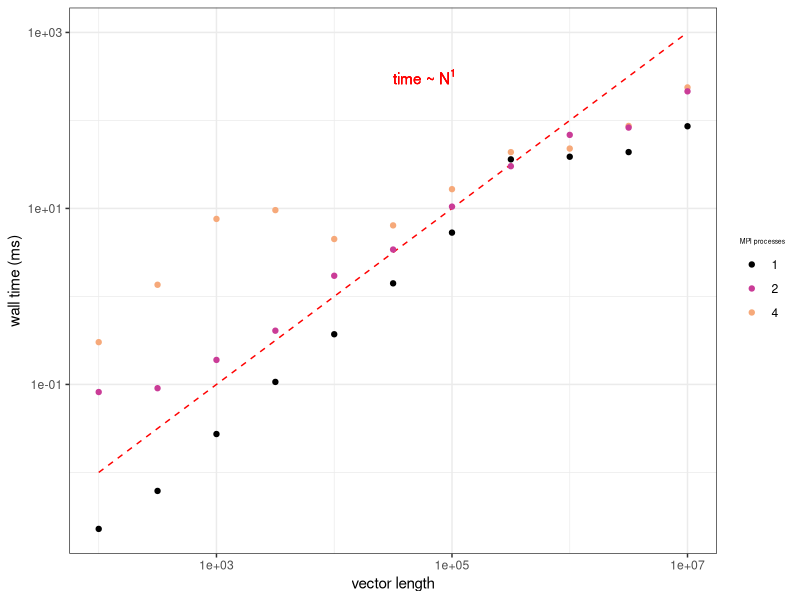
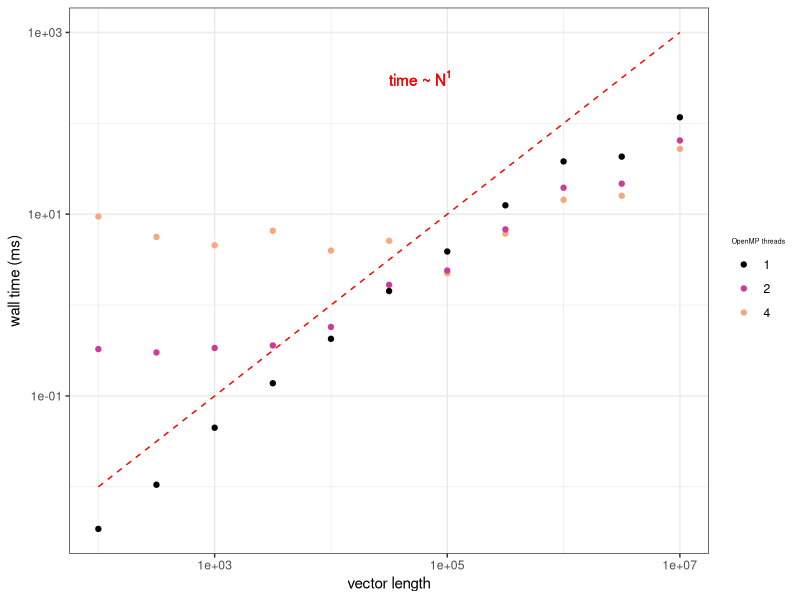
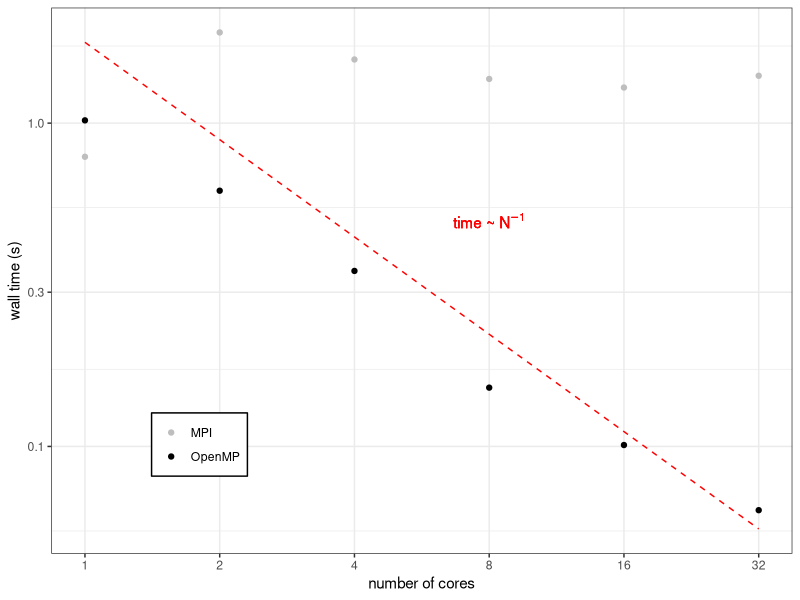
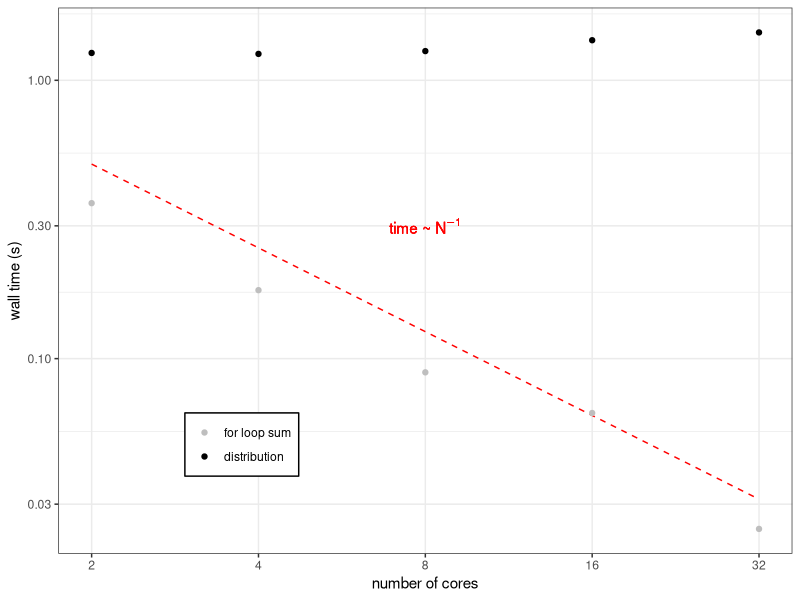

Here is the R script that generated these plots, in order:
library(tidyverse)

#######################

# plot the wall time for the serial and parallel computation
# in function of the length of the vectors
# MPI

#######################

MPI_timings <- read.csv("MPI/MPI_timings.csv") %>%
				group_by(N) %>% summarise_all(mean) %>%
				pivot_longer(2:ncol(.),names_to="Ncores",values_to="time") %>%
				mutate(Ncores=substr(Ncores,9,9) %>% as.numeric()) %>%
				mutate(time=time*1e3)

MPI_timings$Ncores[is.na(MPI_timings$Ncores)] <- 1

ref_line <- data.frame(x=10^seq(min(log10(MPI_timings$N)),max(log10(MPI_timings$N)),length=100)) %>%
				mutate(y=10^-4*x)

p <- MPI_timings %>% ggplot() + 
			geom_line(data=ref_line,aes(x=x,y=y),col="red",linetype="dashed") +
			geom_point(aes(x=N,y=time,col=factor(Ncores))) +
			scale_x_continuous(name="vector length",trans="log10") +
			scale_y_continuous(name="wall time (ms)",trans="log10") +
			scale_colour_manual(name="MPI processes",values=c("black","#CA3C97","#F6A97A"),
									breaks=c(1,2,4)) +
			annotate(geom="text",x=10^4.5,y=10^2.5,label=bquote("time ~"~N^1),col="red",
						fontface="bold",hjust=0) +
			theme_bw() +
			theme(legend.title=element_text(size=5))

p %>% ggsave("MPI_timings.png",.,device="png",width=10,height=6,units="cm")

#######################

# plot the wall time for the serial and parallel computation
# in function of the length of the vectors
# OpenMP

#######################

OpenMP_timings <- read.csv("OpenMP/OpenMP_timings.csv") %>%
				group_by(N) %>% summarise_all(mean) %>%
				pivot_longer(2:ncol(.),names_to="Ncores",values_to="time") %>%
				mutate(Ncores=substr(Ncores,9,9) %>% as.numeric()) %>%
				mutate(time=time*1e-6)

OpenMP_timings$Ncores[is.na(OpenMP_timings$Ncores)] <- 1

ref_line <- data.frame(x=10^seq(min(log10(OpenMP_timings$N)),max(log10(OpenMP_timings$N)),length=100)) %>%
				mutate(y=10^-4*x)

p <- OpenMP_timings %>% ggplot() + 
			geom_line(data=ref_line,aes(x=x,y=y),col="red",linetype="dashed") +
			geom_point(aes(x=N,y=time,col=factor(Ncores))) +
			scale_x_continuous(name="vector length",trans="log10") +
			scale_y_continuous(name="wall time (ms)",trans="log10") +
			scale_colour_manual(name="OpenMP threads",values=c("black","#CA3C97","#F6A97A"),
									breaks=c(1,2,4)) +
			annotate(geom="text",x=10^4.5,y=10^2.5,label=bquote("time ~"~N^1),col="red",
						fontface="bold",hjust=0) +
			theme_bw() +
			theme(legend.title=element_text(size=5))

p %>% ggsave("OpenMP_timings.png",.,device="png",width=10,height=6,units="cm")

#######################

# plot the wall time for the parallel computation with different cores
# MPI and OpenMP

#######################

timings <- read.csv("core_timings.csv") %>%
			mutate(MPI=MPI,OpenMP=OpenMP/1e9) %>%
			pivot_longer(2:ncol(.),values_to="time",names_to="method")

ref_line <- data.frame(x=2^seq(min(log2(timings$Ncores)),max(log2(timings$Ncores)),length=100)) %>%
				mutate(y=10^0.25*x^-1)

p <- timings %>% ggplot() + geom_line(data=ref_line,aes(x=x,y=y),col="red",linetype="dashed") +
					geom_point(aes(x=Ncores,y=time,col=method)) +
					scale_x_continuous(name="number of cores",trans="log2",
										breaks=c(1,2,4,8,16,32)) +
					scale_y_continuous(name="wall time (s)",trans="log10") +
					scale_colour_manual(name="method",values=c("grey","black")) +
					theme_bw() +
					annotate(geom="text",x=8,y=0.5,label=bquote("time ~"~N^{-1}),
								col="red",fontface="bold") +
					theme(legend.title=element_blank(),
							legend.position="inside",
							legend.position.inside=c(0.2,0.2),
							panel.grid.minor.x=element_blank(),
							legend.background=element_rect(colour="black"))

p %>% ggsave("core_timings.png",.,device="png",width=9,height=6,units="cm")

#######################

# plot the wall time for the parallel computation with different cores
# separating the actual for loop and the distribution of memory
# MPI

#######################

timings <- read.csv("core_timings_MPI.csv") %>%
			pivot_longer(2:ncol(.),values_to="time",names_to="part")

ref_line <- data.frame(x=2^seq(min(log2(timings$Ncores)),max(log2(timings$Ncores)),length=100)) %>%
				mutate(y=10^0*x^-1)

p <- timings %>% ggplot() + geom_line(data=ref_line,aes(x=x,y=y),col="red",linetype="dashed") +
					geom_point(aes(x=Ncores,y=time,col=part)) +
					scale_x_continuous(name="number of cores",trans="log2",
										breaks=c(2,4,8,16,32)) +
					scale_y_continuous(name="wall time (s)",trans="log10") +
					scale_colour_manual(name="part",values=c("grey","black"),
										labels=c("for loop sum","distribution"),
										breaks=c("for.","distrib")) +
					theme_bw() +
					annotate(geom="text",x=8,y=0.3,label=bquote("time ~"~N^{-1}),
								col="red",fontface="bold") +
					theme(legend.title=element_blank(),
							legend.position="inside",
							legend.position.inside=c(0.25,0.2),
							panel.grid.minor.x=element_blank(),
							legend.background=element_rect(colour="black"))

p %>% ggsave("core_timings_MPI.png",.,device="png",width=9,height=6,units="cm")